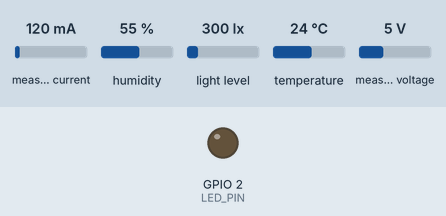
Simulated run of this sketch. Board: ESP32. On the bench: output pins drawn as LEDs (lit = HIGH). The inputs (shaded band) are chosen by the test bench; at power-on: measured current 120 mA, humidity 55 %, light level 300 lx, temperature 24 °C, measured voltage 5 V. The local clock reads 2024-03-15 10:24:30 at power-on unless the sketch sets it; storage starts empty; what the sketch prints to the serial monitor is not drawn. At 4.2 s the program puts the board to deep sleep or switches it off; the recording ends there.

Above: at 0.0 s.
At 3.95 s:
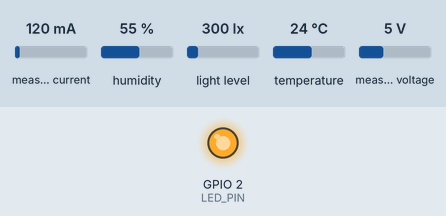
Timing chart, 0 to 4.2 s (numbered marks = the images above):
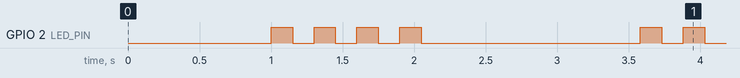

Measured:
- by itself, GPIO 2 (LED_PIN): goes 3 × (HIGH 0.15 s, LOW 0.15 s), HIGH 0.15 s, LOW 1.5 s, HIGH 0.15 s, LOW 0.15 s, HIGH 0.15 s, then LOW

The sketch:

solar_logger.ino
```cpp
#include <Wire.h>
#include <SPI.h>
#include <SD.h>
#include <Adafruit_BME280.h>
#include <BH1750.h>
#include <Adafruit_INA219.h>
#include <RTClib.h>

#define LED_PIN        2
#define SD_CS_PIN      5
#define I2C_SDA0       21
#define I2C_SCL0       22
#define I2C_SDA1       16
#define I2C_SCL1       17
#define SLEEP_MINUTES  10
#define uS_TO_S        1000000
#define SLEEP_DURATION (SLEEP_MINUTES * 60 * uS_TO_S)

TwoWire I2C_0 = TwoWire(0);   // RTC, BH1750, INA219
TwoWire I2C_1 = TwoWire(1);   // BME280


Adafruit_BME280 bme;
BH1750          lightMeter;
Adafruit_INA219 ina219;
RTC_DS3231      rtc;

// SD / CSV CONFIG
const char* LOG_FILE   = "/solar_log.csv";
const char* CSV_HEADER = "timestamp,voltage_V,current_A,temp_C,humidity_pct,light_lux";


// SENSOR DATA STRUCT
struct SensorData {
  String timestamp;
  float  voltage;
  float  current;
  float  temperature;
  float  humidity;
  float  light;
};

// FORWARD DECLARATIONS
void       blinkLED(int times, int delayMs);
void       initRTC();
void       initSensors();
void       initSD();
SensorData readAllSensors();
void       logToSD(const SensorData& d);
void       printData(const SensorData& d);


void setup() {
  Serial.begin(115200);
  delay(1000);

  pinMode(LED_PIN, OUTPUT);
  blinkLED(4, 150);

  Serial.println(F("\n=== Solar Logger Waking Up ==="));

  I2C_0.begin(I2C_SDA0, I2C_SCL0);
  I2C_0.setClock(100000);
  I2C_1.begin(I2C_SDA1, I2C_SCL1);
  I2C_1.setClock(100000);
  delay(500);

  initRTC();
  initSensors();
  initSD();

  SensorData data = readAllSensors();
  logToSD(data);
  printData(data);

  Serial.println(F("Going to sleep...\n"));
  blinkLED(2, 150);
  Serial.flush();

  esp_sleep_enable_timer_wakeup(SLEEP_DURATION);
  esp_deep_sleep_start();
}

void loop() {}

// LED BLINK
void blinkLED(int times, int delayMs) {
  for (int i = 0; i < times; i++) {
    digitalWrite(LED_PIN, HIGH);
    delay(delayMs);
    digitalWrite(LED_PIN, LOW);
    delay(delayMs);
  }
}

// INIT: RTC
void initRTC() {
  if (!rtc.begin(&I2C_0)) {
    Serial.println(F("[ERROR] RTC not found. Halting."));
    while (1);
  }
  if (rtc.lostPower()) {
    Serial.println(F("[WARN] RTC lost power — set to compile time."));
    rtc.adjust(DateTime(F(__DATE__), F(__TIME__)));
  }
  Serial.println(F("[OK] RTC initialized."));
}

// INIT: SENSORS
void initSensors() {
  // BME280 on Bus 1
  delay(500);
  if (!bme.begin(0x77, &I2C_1)) {
    Serial.println(F("[ERROR] BME280 failed."));
  } else {
    delay(300);
    Serial.println(F("[OK] BME280 initialized on Bus 1."));
  }

  // BH1750 on Bus 0
  lightMeter.begin(BH1750::CONTINUOUS_HIGH_RES_MODE, 0x23, &I2C_0);
  Serial.println(F("[OK] BH1750 initialized on Bus 0."));

  // INA219 on Bus 0
  if (!ina219.begin(&I2C_0)) {
    Serial.println(F("[ERROR] INA219 failed."));
  } else {
    Serial.println(F("[OK] INA219 initialized on Bus 0."));
  }
}

// INIT: SD CARD
void initSD() {
  if (!SD.begin(SD_CS_PIN)) {
    Serial.println(F("[ERROR] SD card failed. Halting."));
    while (1);
  }
  Serial.println(F("[OK] SD card initialized."));

  if (!SD.exists(LOG_FILE)) {
    File f = SD.open(LOG_FILE, FILE_WRITE);
    if (f) {
      f.println(CSV_HEADER);
      f.close();
      Serial.println(F("[OK] CSV header written."));
    }
  }
}

// READ ALL SENSORS
SensorData readAllSensors() {
  SensorData d;

  // Timestamp from RTC
  DateTime now = rtc.now();
  char buf[17];
  snprintf(buf, sizeof(buf), "%04d-%02d-%02d %02d:%02d",
           now.year(), now.month(), now.day(),
           now.hour(), now.minute());
  d.timestamp = String(buf);

  // INA219 — voltage & current only
  d.voltage = ina219.getBusVoltage_V();
  d.current = ina219.getCurrent_mA() / 1000.0f;
  if (d.current < 0) d.current = 0;

  // BME280 — temperature & humidity only
  d.temperature = bme.readTemperature();
  d.humidity    = bme.readHumidity();

  // BH1750 — light
  d.light = lightMeter.readLightLevel();
  if (d.light < 0) d.light = 0;

  return d;
}


// LOG TO SD
void logToSD(const SensorData& d) {
  File f = SD.open(LOG_FILE, FILE_APPEND);
  if (!f) {
    Serial.println(F("[ERROR] Could not open log file."));
    return;
  }

  f.print(d.timestamp);      f.print(",");
  f.print(d.voltage, 3);     f.print(",");
  f.print(d.current, 2);     f.print(",");
  f.print(d.temperature, 2); f.print(",");
  f.print(d.humidity, 2);    f.print(",");
  f.println(d.light, 1);

  f.close();
  Serial.println(F("[OK] Data logged to SD."));
}

// PRINT TO SERIAL
void printData(const SensorData& d) {
  Serial.println(F("─────────────────────────────"));
  Serial.print(F("Time       : ")); Serial.println(d.timestamp);
  Serial.print(F("Voltage    : ")); Serial.print(d.voltage, 3);     Serial.println(F(" V"));
  Serial.print(F("Current    : ")); Serial.print(d.current, 2);     Serial.println(F(" mA"));
  Serial.print(F("Temp       : ")); Serial.print(d.temperature, 2); Serial.println(F(" °C"));
  Serial.print(F("Humidity   : ")); Serial.print(d.humidity, 2);    Serial.println(F(" %"));
  Serial.print(F("Light      : ")); Serial.print(d.light, 1);       Serial.println(F(" lux"));
  Serial.println(F("─────────────────────────────"));
}
```
